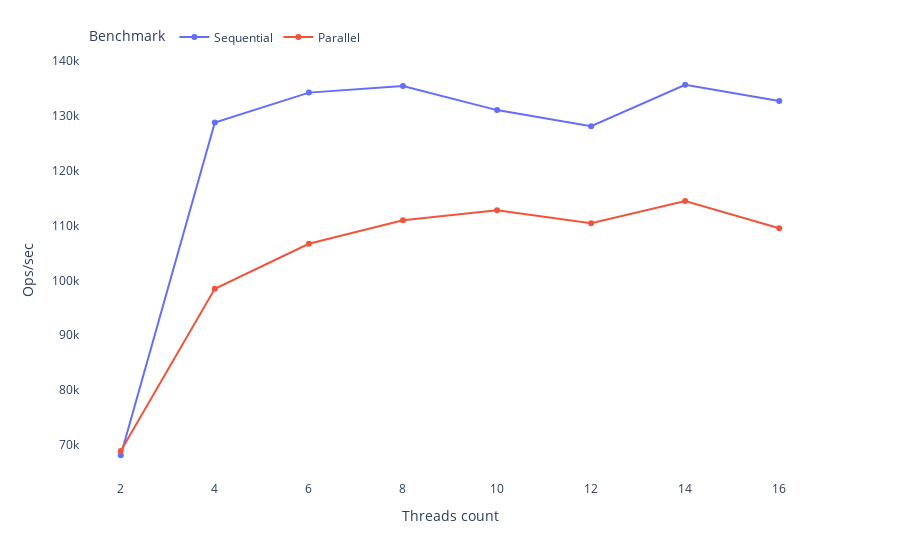

Write notebook code for a chart like this one.
### Markdown cell above
## 1000 items

### Code cell
items = 1000
chart = create_chart(scores.loc[scores['size']==items])
write_chart(chart,profile,f'{benchmark}-{items}')
chart

### Figure 1 — Plotly figure (JSON) as saved in the notebook; plotly's stock layout.template omitted (floating-point values rounded to 4 significant figures)
{"data": [{"hovertemplate": "Benchmark=Sequential<br>Threads count=%{x}<br>Ops/sec=%{y}<extra></extra>", "legendgroup": "Sequential", "line": {"color": "#636efa", "dash": "solid"}, "marker": {"symbol": "circle"}, "mode": "lines+markers", "name": "Sequential", "orientation": "v", "showlegend": true, "type": "scatter", "x": [2, 4, 6, 8, 10, 12, 14, 16], "xaxis": "x", "y": [68120.0, 128800.0, 134200.0, 135400.0, 131100.0, 128100.0, 135700.0, 132700.0], "yaxis": "y"}, {"hovertemplate": "Benchmark=Parallel<br>Threads count=%{x}<br>Ops/sec=%{y}<extra></extra>", "legendgroup": "Parallel", "line": {"color": "#EF553B", "dash": "solid"}, "marker": {"symbol": "circle"}, "mode": "lines+markers", "name": "Parallel", "orientation": "v", "showlegend": true, "type": "scatter", "x": [2, 4, 6, 8, 10, 12, 14, 16], "xaxis": "x", "y": [68900.0, 98460.0, 106700.0, 111000.0, 112800.0, 110400.0, 114500.0, 109500.0], "yaxis": "y"}], "layout": {"autosize": true, "legend": {"orientation": "h", "title": {"text": "Benchmark"}, "tracegroupgap": 0, "x": 0.01, "xanchor": "left", "y": 1.02, "yanchor": "bottom"}, "margin": {"t": 60}, "plot_bgcolor": "rgba(0, 0, 0, 0)", "xaxis": {"anchor": "y", "autorange": true, "domain": [0, 1], "dtick": 2, "range": [1.179, 16.82], "tick0": 2, "title": {"text": "Threads count"}, "type": "linear"}, "yaxis": {"anchor": "x", "autorange": true, "domain": [0, 1], "range": [62890.0, 140900.0], "title": {"text": "Ops/sec"}, "type": "linear"}}}
